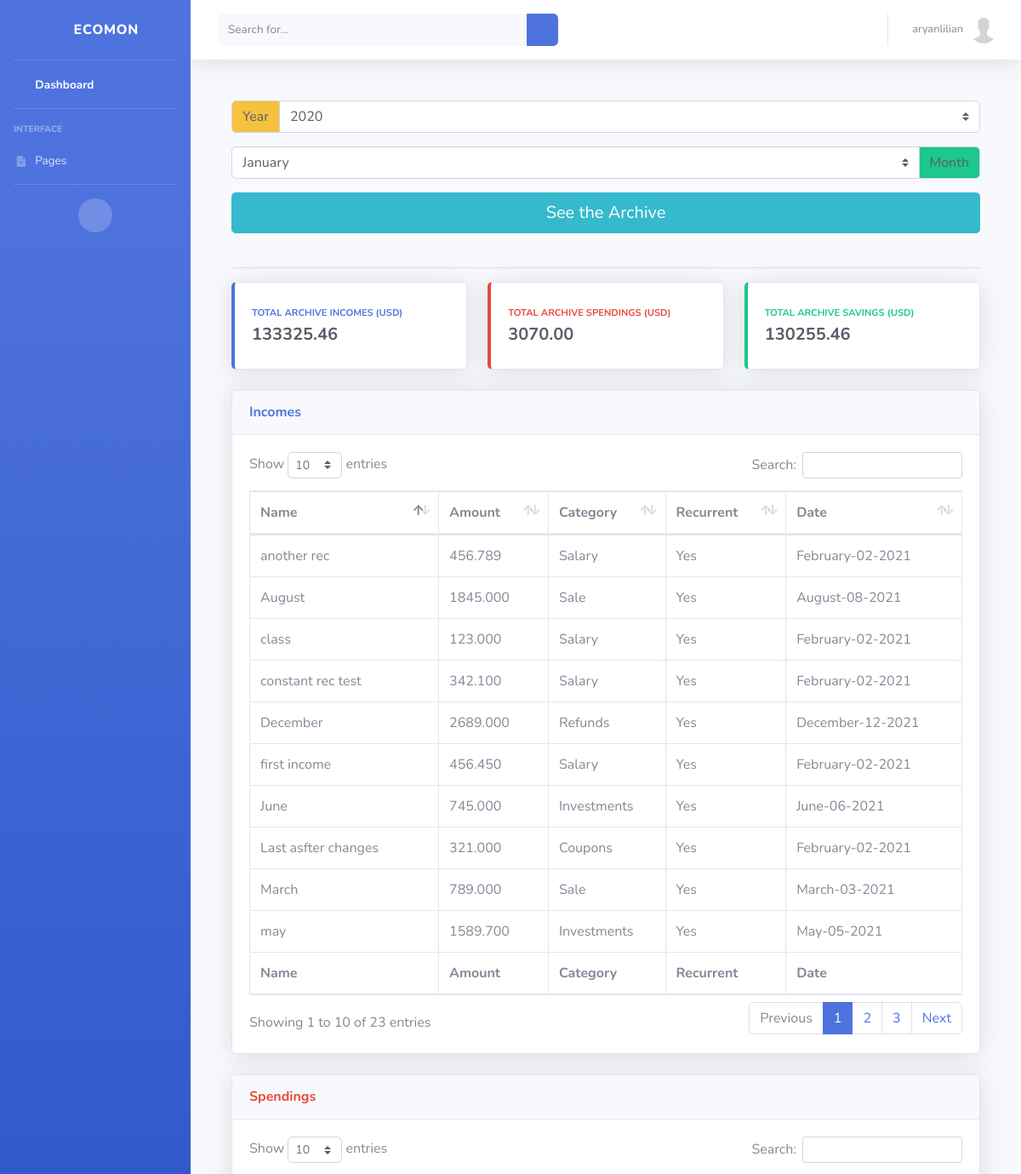
The app's page /users/archive (signed in, upper part), older data.
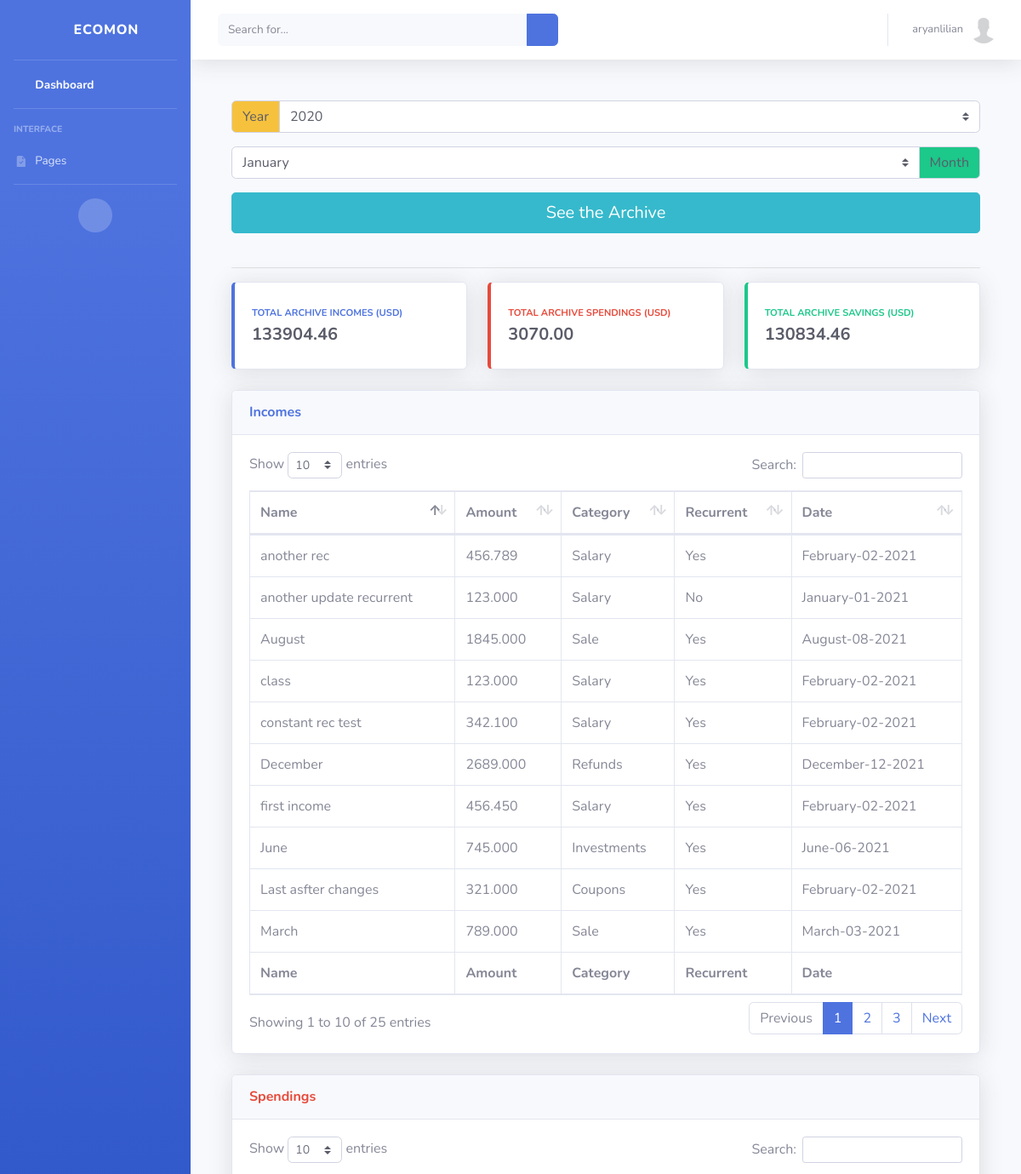
The same page, newer data.
### users/models.py (models this page shows, shortened)
class Income(models.Model):
    class IncomeCategory(models.TextChoices):
        SALARY = _('Salary')
        AWARDS = _('Awards')
        GRANTS = _('Grants')
        SALE = _('Sale')
        DIVIDENTS = _('Dividents')
        RENTAL = _('Rental')
        REFUNDS = _('Refunds')
        COUPONS = _('Coupons')
        LOTTERY = _('Lottery')
        CAPITAL = _('Capital')
        INVESTMENTS = _('Investments')
        GIFT = _('Gift')
        OTHERS = _('Others')
    user = models.ForeignKey(User, on_delete=models.CASCADE)
    name = models.CharField(_('Name'), max_length=100)
    amount = models.DecimalField(_('Amount'), max_digits=10, decimal_places=3)
    recurrent = models.BooleanField(_('Recurrent Income'), default=False)
    created_date = models.DateTimeField(_('Created Date/Time'), default=timezone.now)
    updated_date = models.DateTimeField(_('Updated Date/Time'), auto_now=True)
    category = models.CharField(
        _('Category'), max_length=11,
        choices=IncomeCategory.choices, default=IncomeCategory.SALARY
    )

### users/views.py (the view, shortened to what this page needs)
# urls.py: path('archive', ArchiveView.as_view(), name='archive'),
class ArchiveView(LoginRequiredMixin, View):
    template_name = 'users/archive.html'
    def get(self, request, *args, **kwargs):
        context = self.get_context_data(**kwargs)
        incomes = Income.objects.filter(user=request.user)
        spendings = Spending.objects.filter(user=request.user)
        total_incomes, total_spendings = assembly(incomes), assembly(spendings)
        context['incomes'] = incomes
        context['spendings'] = spendings
        context['total_incomes'] = total_incomes
        context['total_spendings'] = total_spendings
        context['total_savings'] = total_incomes - total_spendings
        return render(request, self.template_name, context)
    def get_context_data(self, **kwargs):
        context = {
            'currency': Profile.objects.get(user=self.request.user).currency
        }
        return context

### users/utils.py (called while the page is built)
def assembly(obj):
    return round(sum(i.amount for i in obj), 2)

### templates/users/archive.html (shortened to what the changed rows need)
{% extends 'users/base.html' %}
{% block content %}
	<div class="container">
		<br>
		<div class="row">
			<div class="col-xl-4 col-md-6 mb-4">
		        <div class="card border-left-primary shadow h-100 py-2">
		            <div class="card-body">
		                <div class="row no-gutters align-items-center">
		                    <div class="col mr-2">
		                        <div class="text-xs font-weight-bold text-primary text-uppercase mb-1">Total Archive Incomes ({{ currency }})</div>
		                        {% if total_incomes %}
		                        	<div class="h5 mb-0 font-weight-bold text-gray-800">{{ total_incomes }}</div>
		                        {% else %}
		                        	<div class="h5 mb-0 font-weight-bold text-gray-800">0.0</div>
		                        {% endif %}
		                    </div>
		                </div>
		            </div>
		        </div>
		    </div>
		    <div class="col-xl-4 col-md-6 mb-4">
		        <div class="card border-left-success shadow h-100 py-2">
		            <div class="card-body">
		                <div class="row no-gutters align-items-center">
		                    <div class="col mr-2">
		                        <div class="text-xs font-weight-bold text-success text-uppercase mb-1">Total Archive Savings  ({{ currency }})</div>
		                        {% if total_savings %}
		                        	<div class="h5 mb-0 font-weight-bold text-gray-800">{{ total_savings }}</div>
		                        {% else %}
		                        	<div class="h5 mb-0 font-weight-bold text-gray-800">0.0</div>
		                        {% endif %}
		                    </div>
		                </div>
		            </div>
		        </div>
		    </div>
		</div>
		<div class="card shadow mb-4">
            <div class="card-body">
              <div class="table-responsive">
                <table class="table table-bordered" id="incomesArchiveDataTable" width="100%" cellspacing="0">
                  <thead>
                    <tr>
                      <th>Name</th>
                      <th>Amount</th>
                      <th>Category</th>
                      <th>Recurrent</th>
                      <th>Date</th>
                    </tr>
                  </thead>
                  <tfoot>
                    <tr>
                      <th>Name</th>
                      <th>Amount</th>
                      <th>Category</th>
                      <th>Recurrent</th>
                      <th>Date</th>
                    </tr>
                  </tfoot>
                  <tbody>
                    {% for income in incomes %}
                    	<div class="row">
                    		<tr>
                				<td>{{ income.name }}</td>
                				<td>{{ income.amount }}</td>
                				<td>{{ income.category }}</td>
	                    		{% if income.recurrent == True %}
                    				<td>Yes</td>
	                    		{% else %}
                    				<td>No</td>
	                    		{% endif %}
                    			<td>{{ income.created_date|date:"F-m-Y" }}</td>
	                    	</tr>
                    	</div>
                    {% endfor %}
                  </tbody>
                </table>
              </div>
            </div>
          </div>
          <div class="card shadow mb-4">
            <div class="card-body">
              <div class="table-responsive">
                <table class="table table-bordered" id="spendingsArchiveDataTable" width="100%" cellspacing="0">
                  <thead>
                  </thead>
                </table>
              </div>
            </div>
          </div>
        </div>
{% endblock content %}

Row changes from the older to the newer data that the page shows:
no longer on this page (row unchanged): Income: name "may", amount "1589.700", category "Investments", recurrent "Yes", created_date "May-05-2021"
added Income: name "another update recurrent", amount "123.000", category "Salary", recurrent "No", created_date "January-01-2021"
Text that changed along with them:
{{ total_incomes }}: "133325.46" → "133904.46"
{{ total_savings }}: "130255.46" → "130834.46"
text written by a page script: "Show entries Search: Showing 1 to 10 of 23 entries Previous 1 2 3 Next" → "Show entries Search: Showing 1 to 10 of 25 entries Previous 1 2 3 Next"
